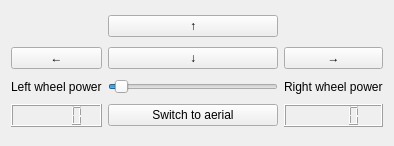
<?xml version="1.0" encoding="UTF-8"?>
<ui version="4.0">
 <class>TeleoperationWidget</class>
 <widget class="QWidget" name="TeleoperationWidget">
  <property name="geometry">
   <rect>
    <x>0</x>
    <y>0</y>
    <width>394</width>
    <height>146</height>
   </rect>
  </property>
  <property name="sizePolicy">
   <sizepolicy hsizetype="Fixed" vsizetype="Fixed">
    <horstretch>0</horstretch>
    <verstretch>0</verstretch>
   </sizepolicy>
  </property>
  <property name="windowTitle">
   <string>Form</string>
  </property>
  <layout class="QGridLayout" name="gridLayout">
   <item row="0" column="1">
    <widget class="QPushButton" name="forwardButton">
     <property name="text">
      <string>↑</string>
     </property>
    </widget>
   </item>
   <item row="1" column="0">
    <widget class="QPushButton" name="leftButton">
     <property name="text">
      <string>←</string>
     </property>
    </widget>
   </item>
   <item row="1" column="1">
    <widget class="QPushButton" name="backButton">
     <property name="text">
      <string>↓</string>
     </property>
    </widget>
   </item>
   <item row="1" column="2">
    <widget class="QPushButton" name="rightButton">
     <property name="text">
      <string>→</string>
     </property>
    </widget>
   </item>
   <item row="2" column="0">
    <widget class="QLabel" name="label">
     <property name="text">
      <string>Left wheel power</string>
     </property>
    </widget>
   </item>
   <item row="2" column="2">
    <widget class="QLabel" name="label_2">
     <property name="text">
      <string>Right wheel power</string>
     </property>
    </widget>
   </item>
   <item row="3" column="0">
    <widget class="QLCDNumber" name="leftSpeedLCD"/>
   </item>
   <item row="3" column="2">
    <widget class="QLCDNumber" name="rightSpeedLCD"/>
   </item>
   <item row="3" column="1">
    <widget class="QPushButton" name="toAerialButton">
     <property name="text">
      <string>Switch to aerial</string>
     </property>
    </widget>
   </item>
   <item row="2" column="1">
    <widget class="QSlider" name="kenafSpeedSlider">
     <property name="minimum">
      <number>1</number>
     </property>
     <property name="sliderPosition">
      <number>5</number>
     </property>
     <property name="orientation">
      <enum>Qt::Horizontal</enum>
     </property>
    </widget>
   </item>
  </layout>
 </widget>
 <resources/>
 <connections/>
</ui>
